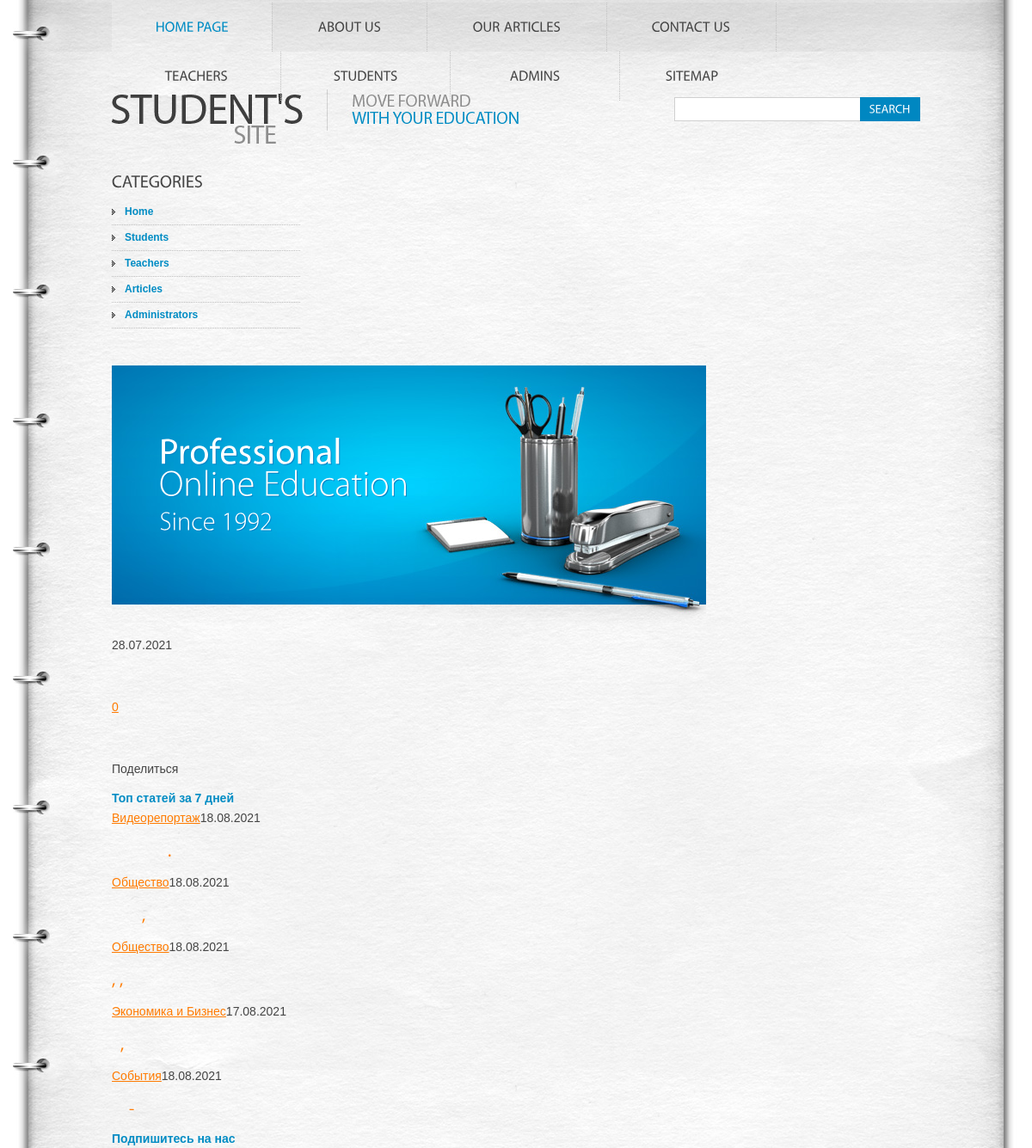
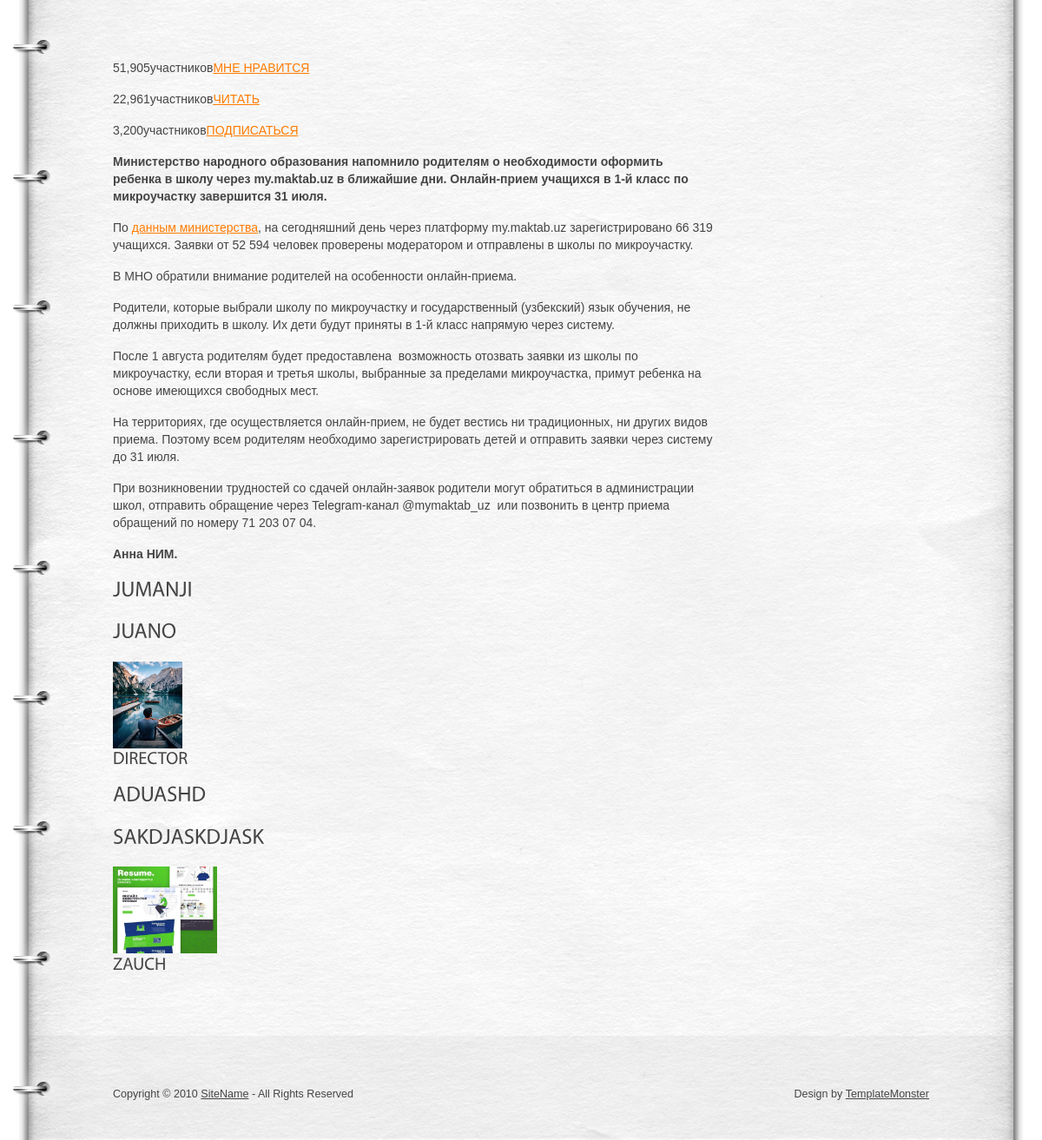
The page /about/ on the database its author committed (2 pictures, top to bottom).
### home/models.py (models this page shows, shortened)
class SchoolSetting(models.Model):
    title = models.CharField(max_length=222)#maktab nomi 3,4,5,6,7
    keywords = models.CharField(max_length=222)
    description = models.CharField(max_length=222)
    aboutus = RichTextUploadingField()
    contactus = RichTextUploadingField()
    facebook = models.CharField(max_length=222,blank=True)
    instagram = models.CharField(max_length=222,blank=True)
    email = models.EmailField(max_length=222,blank=True)
    tiktok = models.CharField(max_length=222,blank=True)
    youtube = models.CharField(max_length=222,blank=True)
    create_at = models.DateTimeField(auto_now_add=True)
    update_at = models.DateTimeField(auto_now=True)
    class Meta:
        verbose_name = 'setting'
        verbose_name_plural = 'settings'

class Admins(models.Model):
    LEVEL = (
        ('Director','Direktor'),
        ('Zauch','Zauch'),
        ('Zamdirektor','Zamdirektor'),
        ('Zavhoz','Zavhoz'),
    )
    CLASSES  = (
        ('1 a','1 a'),
        ('1 b','1 b'),
        ('1 v','1 v'),
        ('1 g','1 g'),
        ('2 a','2 a'),
        ('2 b','2 b'),
        ('2 v','2 v'),
        ('2 g','2 g'),
    )
    name = models.CharField(max_length=222,blank=True)
    surname = models.CharField(max_length=222,blank=True)
    lastname = models.CharField(max_length=222,blank=True)
    subject = models.CharField(max_length=222,blank=True)
    level = models.CharField(max_length=222,blank=True,choices=LEVEL)
    level_years = models.IntegerField()
    image = models.ImageField(upload_to='images')
    classes = models.CharField(max_length=222,blank=True,choices=CLASSES)
    create_at = models.DateTimeField(auto_now_add=True)
    update_at = models.DateTimeField(auto_now=True)

### home/views.py (the view)
# urls.py: path('about/',views.aboutus,name='about'),
def aboutus(request):
    setting = SchoolSetting.objects.all()
    admins = Admins.objects.all().order_by('id')[:4]
    return render(request,'about.html',{'setting':setting,'admins':admins})

### home/templates/about.html (shortened to what this page needs)
<!DOCTYPE html>
<html lang="en">
  {% load static %}
<head>
<link rel="stylesheet" href="{%static 'css/reset.css'%}" type="text/css" media="all">
<link rel="stylesheet" href="{% static 'css/style.css' %}" type="text/css" media="all">
</head>
<body id="page1">
<div class="wrap">
  <header>
    <div class="container">
      <h1><a href="#">Student's site</a></h1>
      <nav>
        <ul>
          <li class="current"><a href="/" class="m1">Home Page</a></li>
          <li><a href="about" class="m2">About Us</a></li>
          <li><a href="post" class="m3">Our Articles</a></li>
          <li><a href="contact" class="m4">Contact Us</a></li>
          <li><a href="teachers" class="m4">Teachers</a></li>
          <li><a href="students" class="m4">Students</a></li>
          <li><a href="admins" class="m4">Admins</a></li>
          <li class="last"><a href="sitemap.html" class="m5">Sitemap</a></li>
        </ul>
      </nav>
      <form action="#" id="search-form">
        <fieldset>
          <div class="rowElem">
            <input type="text">
            <a href="#">Search</a></div>
        </fieldset>
      </form>
    </div>
  </header>
  <div class="container">
    <aside>
      <h3>Categories</h3>
      <ul class="categories">
        <li><span><a href="/">Home</a></span></li>
        <li><span><a href="students">Students</a></span></li>
        <li><span><a href="teacher">Teachers</a></span></li>
        <li><span><a href="post">Articles</a></span></li>
        <li><span><a href="admins">Administrators</a></span></li>
      </ul>
    <section id="content">
      <div id="banner">
        <h2>Professional <span>Online Education <span>Since 1992</span></span></h2>
      </div>
      {% for rs in setting%}
      {{rs.aboutus|safe}}
      {% endfor %}
      {% for rs in admins%}
      <h2>{{rs.name}}</h2>
      <h2>{{rs.surname}}</h2>
      <img src="{{rs.image.url}}" style="height:100px" alt="">
      <h3>{{rs.level}}</h3>
      {% endfor %}
    </section>
  </div>
</div>
<footer>
  <div class="footerlink">
    <p class="lf">Copyright &copy; 2010 <a href="#">SiteName</a> - All Rights Reserved</p>
    <p class="rf">Design by <a href="http://www.templatemonster.com/">TemplateMonster</a></p>
  </div>
</footer>
</body>
</html>

### home/static/css/style.css (style rules this page uses)
article, aside, audio, canvas, command, datalist, details, embed, figcaption, figure, footer, header, hgroup, keygen, meter, nav, output, progress, section, source, video { display:block; }
body { background:#fff; font-family:Arial, Helvetica, sans-serif; font-size:100%; line-height:1em; color:#454545; }
html { min-width:940px; }
html, body { height:100%; }
.container { margin:0 auto; width:940px; overflow:hidden; font-size:.875em; padding-bottom:176px; }
header { background:url(../images/header-bg.jpg) no-repeat center top; min-width:940px; }
header .container { height:194px; position:relative; padding:0; }
section#content { float:left; width:691px; }
aside { width:219px; float:left; margin-right:30px; padding:5px 0 0 0; }
.wrap { height:auto !important; height:100%; min-height:100%; background:url(../images/tail-middle.jpg) repeat-y center 194px; min-width:940px; }
input, select, textarea { font-family:Arial, Helvetica, sans-serif; font-size:1em; vertical-align:middle; font-weight:normal; }
fieldset { border:0; }
.categories { padding-bottom:37px; }
.categories li { font-weight:bold; font-size:.857em; padding-bottom:8px; margin-bottom:6px; background:url(../images/divider1.gif) repeat-x left bottom; }
.categories li span { display:block; padding-left:15px; height:1%; background:url(../images/marker.gif) no-repeat left 5px; }
.categories li a { text-decoration:none; color:#008cc4; }
p { margin-bottom:16px; line-height:1.429em; }
#banner { width:691px; height:299px; background:url(../images/banner-bg.jpg) no-repeat left top; }
#banner h2 { color:#fff; font-size:42px; text-transform:none; line-height:1.2em; padding:75px 0 0 55px; margin:0; }
#banner h2 span { display:block; margin-top:-12px; color:#fff; }
#banner h2 span span { font-size:30px; margin-top:-8px; }
a { color:#ff7b01; outline:none; }
h1 { text-indent:-9999px; }
h1 a { width:473px; height:63px; position:absolute; left:0; top:104px; background:url(../images/logo.jpg) no-repeat left top; }
h2 { font-size:24px; line-height:1.2em; text-transform:uppercase; margin-bottom:20px; }
h2 span { color:#8d8d8d; }
h3 { font-size:20px; line-height:1.2em; text-transform:uppercase; margin-bottom:15px; }
h4 { font-size:1em; color:#008cc4; margin-bottom:5px; }
header nav { position:absolute; left:0; top:3px; }
header nav ul li { float:left; font-size:16px; line-height:1.2em; text-transform:uppercase; padding-right:1px; background:url(../images/divider.gif) repeat-y right top; }
header nav ul li.last { background:none; padding:0; }
header nav ul li a { color:#454545; text-decoration:none; display:block; float:left; text-align:center; padding:18px 0 20px 0; background-repeat:no-repeat; background-position:left top; }
header nav ul li.current a, header nav ul li a:hover { color:#008cc4; }
header nav ul li a.m1 { width:186px; }
header nav ul li.current a.m1 { background-image:url(../images/m1-act.jpg); }
header nav ul li a.m2 { width:179px; }
header nav ul li a.m3 { width:208px; }
header nav ul li a.m4 { width:196px; }
header nav ul li a.m5 { width:167px; }
#search-form .rowElem { height:28px; position:absolute; right:0; top:113px; }
#search-form input { width:205px; background:#fff; padding:4px 5px 4px 5px; border:1px solid #d0d0d0; border-right:0; color:#454545; line-height:1.2em; float:left; height:18px; }
#search-form a { text-transform:uppercase; color:#fff; text-decoration:none; float:left; background-color:#0087c1; padding:6px 11px 0 11px; height:22px; }
footer { background:url(../images/footer-bg.png) no-repeat center top; margin-top:-120px; min-width:940px; }
footer .footerlink { margin:0 auto; width:940px; height:60px; padding-top:60px; color:#454545; font-size:.785em; line-height:1.429em; }
.footerlink p { margin:0; padding:0; line-height:normal; white-space:nowrap; text-indent:inherit; color:#454545; }
.footerlink a { color:#454545; font-weight:normal; margin:0; padding:0; border:none; text-decoration:underline; background-color:transparent; }
.footerlink .lf { float:left; }
.footerlink .rf { float:right; }
a { outline:none; }

### rows shown on the page
SchoolSetting: aboutus "28.07.2021 0 Поделиться Топ статей за 7 дней Видеорепортаж 18.08.2021 Общество 18.08.2021 Общество 18.08.2021 Экономика и Бизнес 17.08.2021 События 18.08.2021 Подпишитесь на нас 51,905участников МНЕ НРАВИТСЯ 22,961участников ЧИТАТЬ 3,200участников ПОДПИСАТЬСЯ Министерство народного образования напомнило родителям о необходимости оформить ребенка в школу через my.maktab.uz в ближайшие дни. Онлайн-прием учащихся в 1-й класс по микроучастку завершится 31 июля. По данным министерства , на сегодняшний день через платформу my.maktab.uz зарегистрировано 66 319 учащихся. Заявки от 52 594 человек проверены модератором и отправлены в школы по микроучастку. В МНО обратили внимание родителей на…"
Admins: image (picture)
Admins: image (picture)
